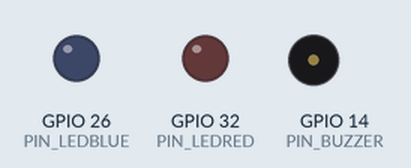
Simulated run of this sketch. Board: ESP32. Shown: output pins drawn as LEDs (lit = HIGH), buzzer (waves = sounding). WiFi joins after 1.5 s; servers stay silent unless stated; the Firebase database answers and starts empty; what the sketch prints to the serial monitor is not drawn.

Above: at 1.6 s.
At 2.2 s:
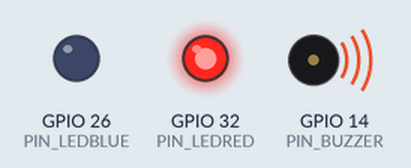
Timing chart, 0 to 3.7 s (numbered marks = the images above):
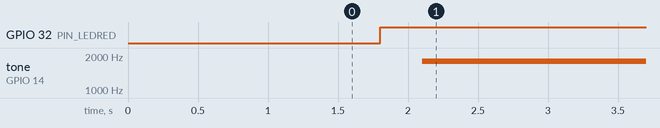

Measured:
- by itself, GPIO 32 (PIN_LEDRED): LOW → HIGH at 1.8 s
- by itself, tone on GPIO 14 (PIN_BUZZER): silent → 1800 Hz at 2.1 s

The sketch:

esp32-water-management-get-firebase.ino
```cpp
#include <WiFi.h>
#include <Firebase_ESP_Client.h>
#include "addons/TokenHelper.h" //Provide the token generation process info.
#include "addons/RTDBHelper.h" //Provide the RTDB payload printing info and other helper functions.

// Insert your network credentials
#define WIFI_SSID "****************"
#define WIFI_PASSWORD "****************"

// Insert Firebase project API Key
#define API_KEY "****************"

// Insert RTDB URLefine the RTDB URL */
#define DATABASE_URL "****************"

// Firebase Setup
FirebaseData fbdo;
FirebaseAuth auth;
FirebaseConfig config;
bool signupOK = false;

#define PIN_LEDRED 32
#define PIN_LEDBLUE 26
#define PIN_BUZZER 14

int temp;
int waterlevel;

void setup() {
  // WIFI
  Serial.begin(115200);
  WiFi.begin(WIFI_SSID, WIFI_PASSWORD);
  Serial.print("Connecting to Wi-Fi");
  while (WiFi.status() != WL_CONNECTED) {
    Serial.print(".");
    delay(300);
  }
  Serial.println();
  Serial.print("Connected with IP: ");
  Serial.println(WiFi.localIP());
  Serial.println();

  // FIREBASE START //
  config.api_key = API_KEY;           // Assign the api key (required)
  config.database_url = DATABASE_URL; // Assign the RTDB URL (required)

  /* Sign up */
  if (Firebase.signUp(&config, &auth, "", "")) {
    Serial.println("ok");
    signupOK = true;
  } else {
    Serial.printf("%s\n", config.signer.signupError.message.c_str());
  }

  config.token_status_callback = tokenStatusCallback; // Set callback

  Firebase.begin(&config, &auth);
  Firebase.reconnectWiFi(true);
  // FIREBASE END //

  pinMode(PIN_LEDRED, OUTPUT);
  pinMode(PIN_LEDBLUE, OUTPUT);
  pinMode(PIN_BUZZER, OUTPUT);

}

void loop() {
  if (Firebase.RTDB.getInt(&fbdo, "/data/temp")) {
    if (fbdo.dataType() == "int") {
      temp = fbdo.intData();
      Serial.println(temp);
    }
  } else {
    Serial.println(fbdo.errorReason());
  }

  if (Firebase.RTDB.getInt(&fbdo, "/data/waterlevel")) {
    if (fbdo.dataType() == "int") {
      waterlevel = fbdo.intData();
      Serial.println(waterlevel);
      if(waterlevel >= 30){
        digitalWrite(PIN_LEDBLUE, 1);
        Firebase.RTDB.setString(&fbdo, "/data/ledgreen", "ON");
        digitalWrite(PIN_LEDRED, 0);
        Firebase.RTDB.setString(&fbdo, "/data/ledred", "OFF");
      } else {
        digitalWrite(PIN_LEDRED, 1);
        Firebase.RTDB.setString(&fbdo, "/data/ledred", "ON");
        digitalWrite(PIN_LEDBLUE, 0);
        Firebase.RTDB.setString(&fbdo, "/data/ledgreen", "OFF");
      }
    }
  } else {
    Serial.println(fbdo.errorReason());
  }

  if(waterlevel < 30 || temp < 15) {
    tone(PIN_BUZZER, 1800);
    Firebase.RTDB.setString(&fbdo, "/data/buzzer", "ON");
  } else {
    tone(PIN_BUZZER, 0);
    Firebase.RTDB.setString(&fbdo, "/data/buzzer", "OFF");
  }

  delay(1000);
}
```
